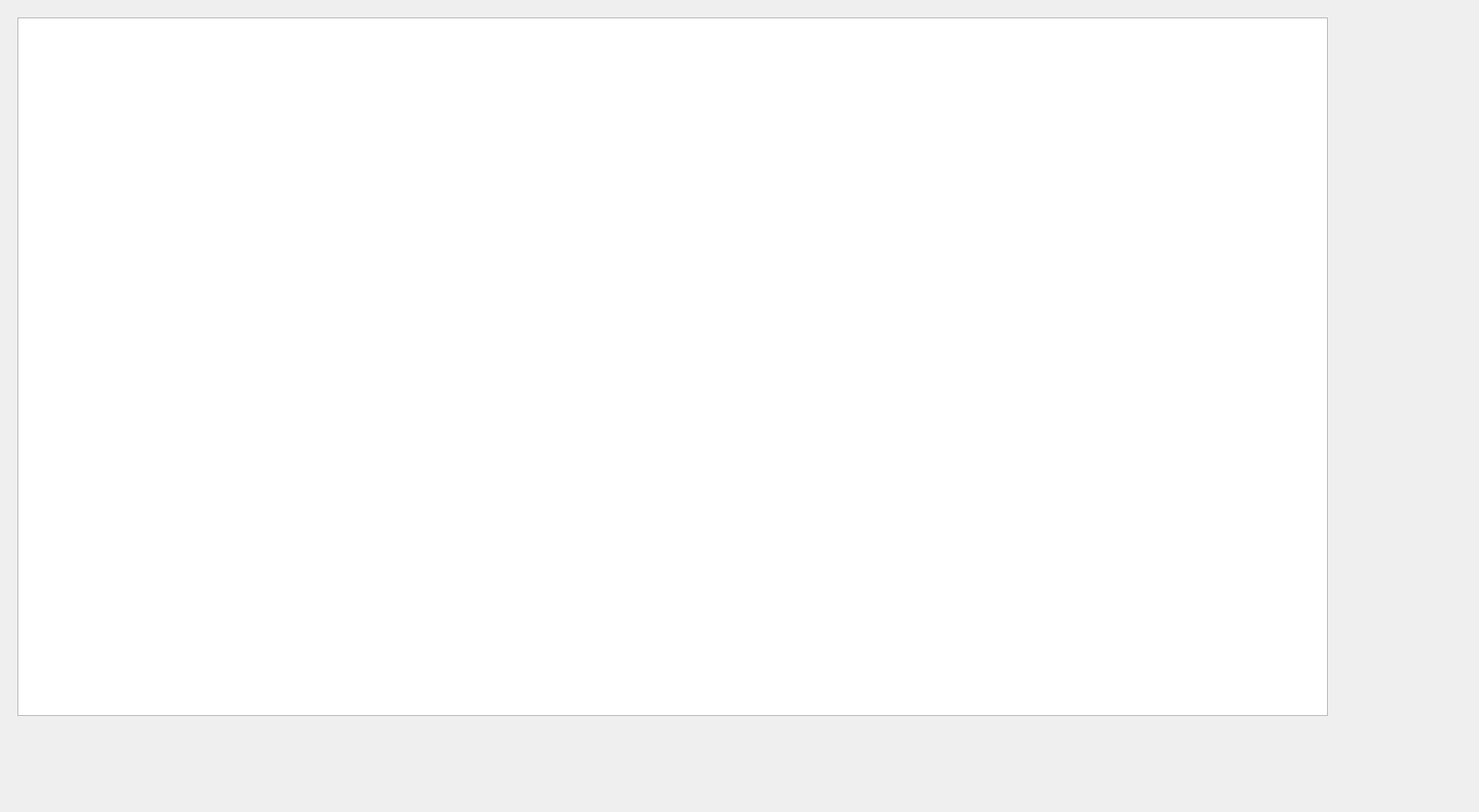
<?xml version="1.0" encoding="UTF-8"?>
<ui version="4.0">
 <class>Dialog_2_1_2</class>
 <widget class="QDialog" name="Dialog_2_1_2">
  <property name="geometry">
   <rect>
    <x>0</x>
    <y>0</y>
    <width>1693</width>
    <height>930</height>
   </rect>
  </property>
  <property name="windowTitle">
   <string>Dialog</string>
  </property>
  <widget class="QGraphicsView" name="graphicsView">
   <property name="geometry">
    <rect>
     <x>20</x>
     <y>20</y>
     <width>1500</width>
     <height>800</height>
    </rect>
   </property>
  </widget>
 </widget>
 <resources/>
 <connections/>
</ui>
